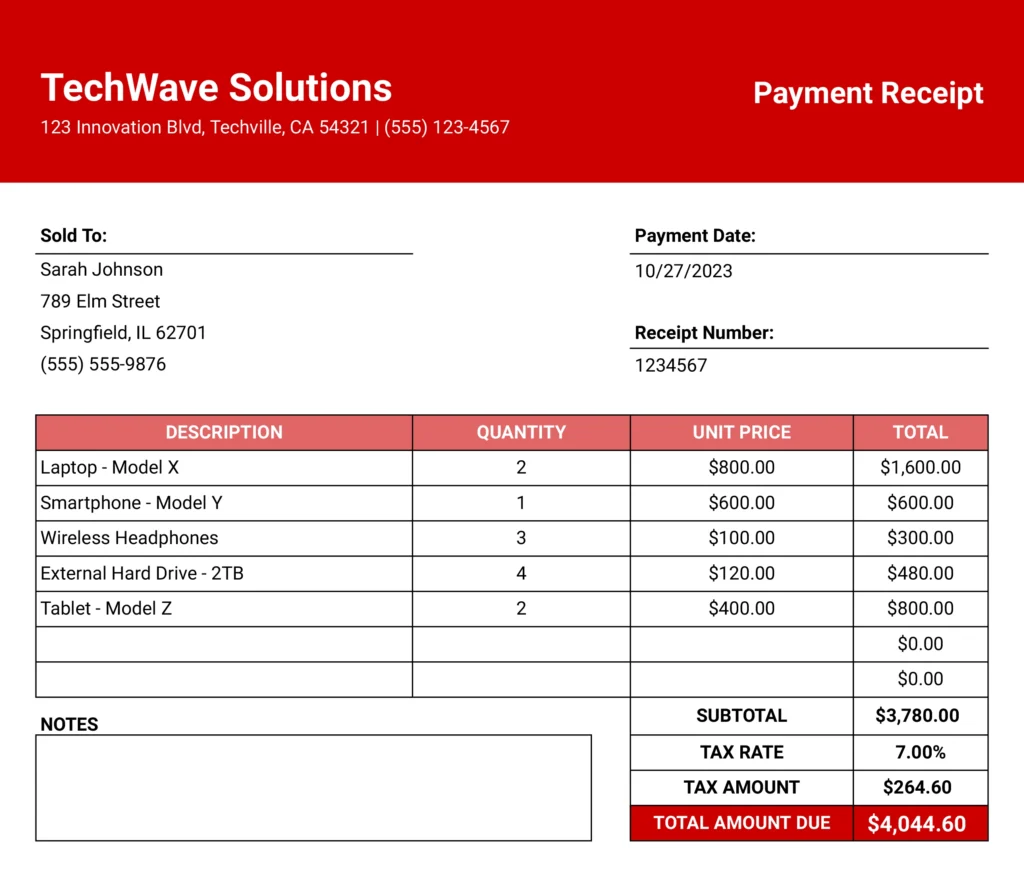
#> input picture payment-receipt-template-1024x883.webp, 1024 x 883 px
$ python -i preprocessing.py   (imports and definitions only)
#> lines starting #> are read from the running program, lines starting #| are printed output that depends on the picture
#> further down, picture is the input picture: shape (883, 1024, 3); mean B, G, R 187.2, 187.2, 233.7
from __future__ import annotations
import io
import cv2
import numpy as np
from PIL import Image

MAX_LONG_EDGE = 1280  # tuned for A10G/V100; drop to 896 on T4-class GPUs


def preprocess_for_vlm(image_bytes: bytes) -> Image.Image:
    # Load via PIL (handles webp/gif reliably; some OpenCV builds don't ship libwebp),
    # then convert to numpy for the OpenCV cleanup, then back to PIL.
    pil = Image.open(io.BytesIO(image_bytes)).convert("RGB")
    pil = _resize_pil(pil, MAX_LONG_EDGE)
    try:
        bgr = cv2.cvtColor(np.array(pil), cv2.COLOR_RGB2BGR)
        bgr = _deskew(bgr)
        bgr = _boost_contrast(bgr)
        return Image.fromarray(cv2.cvtColor(bgr, cv2.COLOR_BGR2RGB))
    except Exception:
        return pil


def _resize_pil(img: Image.Image, max_edge: int) -> Image.Image:
    w, h = img.size
    longest = max(w, h)
    if longest <= max_edge:
        return img
    scale = max_edge / longest
    return img.resize((int(w * scale), int(h * scale)), Image.LANCZOS)


def _deskew(bgr: np.ndarray) -> np.ndarray:
    gray = cv2.cvtColor(bgr, cv2.COLOR_BGR2GRAY)
    edges = cv2.Canny(gray, 50, 150, apertureSize=3)
    lines = cv2.HoughLinesP(edges, 1, np.pi / 180, threshold=120, minLineLength=80, maxLineGap=10)
    if lines is None or len(lines) == 0:
        return bgr
    angles = []
    for x1, y1, x2, y2 in lines[:, 0]:
        angle = np.degrees(np.arctan2(y2 - y1, x2 - x1))
        if -45 < angle < 45:
            angles.append(angle)
    if not angles:
        return bgr
    median_angle = float(np.median(angles))
    if abs(median_angle) < 0.5:
        return bgr
    h, w = bgr.shape[:2]
    M = cv2.getRotationMatrix2D((w / 2, h / 2), median_angle, 1.0)
    return cv2.warpAffine(bgr, M, (w, h), flags=cv2.INTER_CUBIC, borderMode=cv2.BORDER_REPLICATE)


def _boost_contrast(bgr: np.ndarray) -> np.ndarray:
    lab = cv2.cvtColor(bgr, cv2.COLOR_BGR2LAB)
#> lab: shape (883, 1024, 3); mean of channels 0, 1, 2 211.5, 143.8, 140.5
    l, a, b = cv2.split(lab)
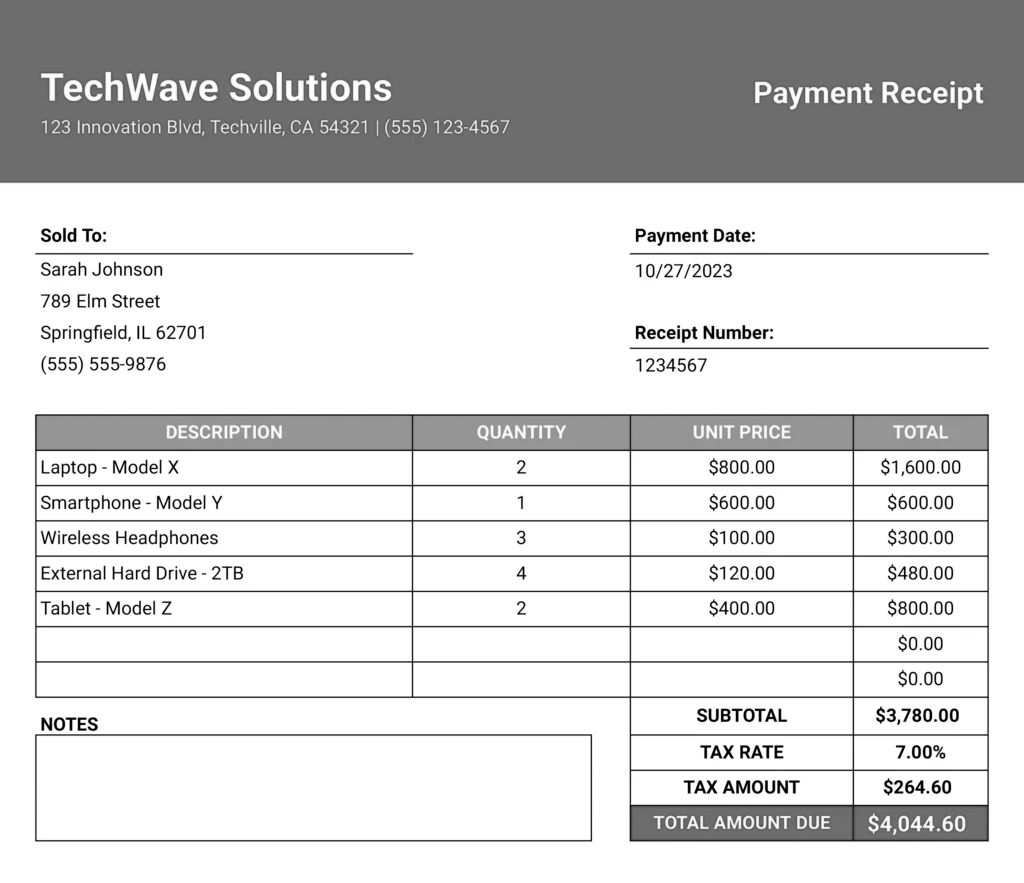
#> l: shape (883, 1024); min 0, max 255, mean 211.5
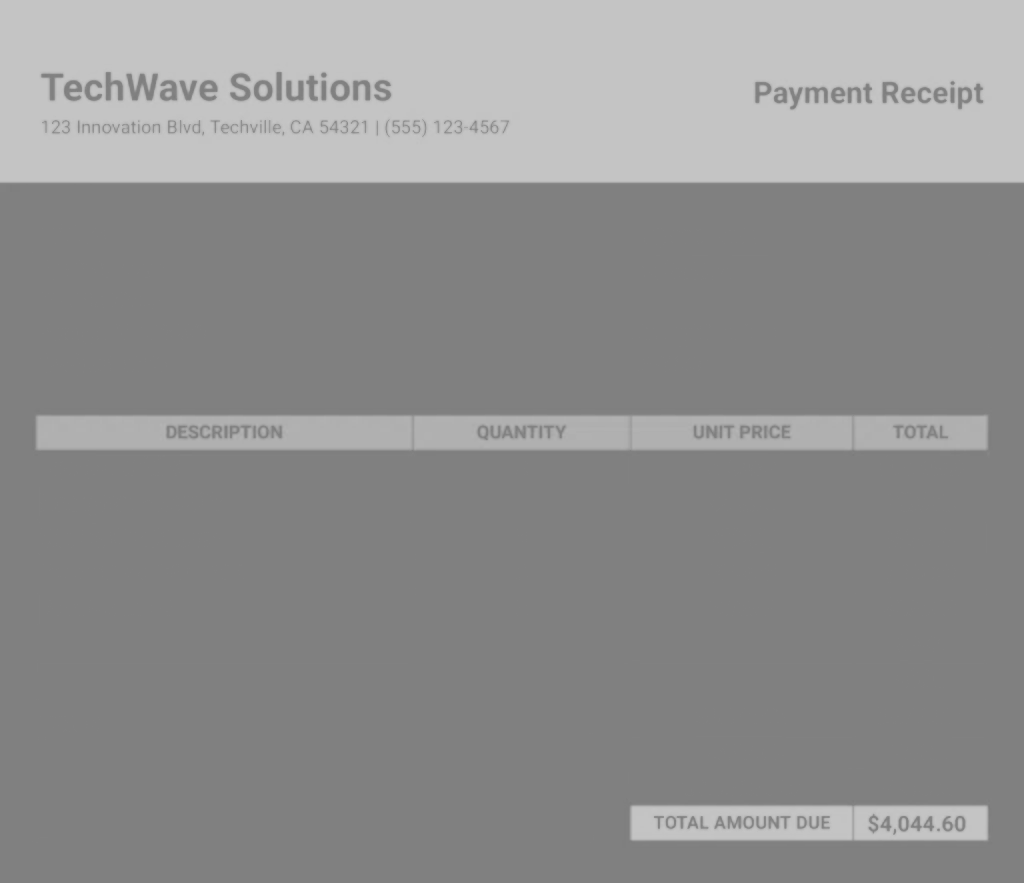
#> a: shape (883, 1024); min 124, max 198, mean 143.8
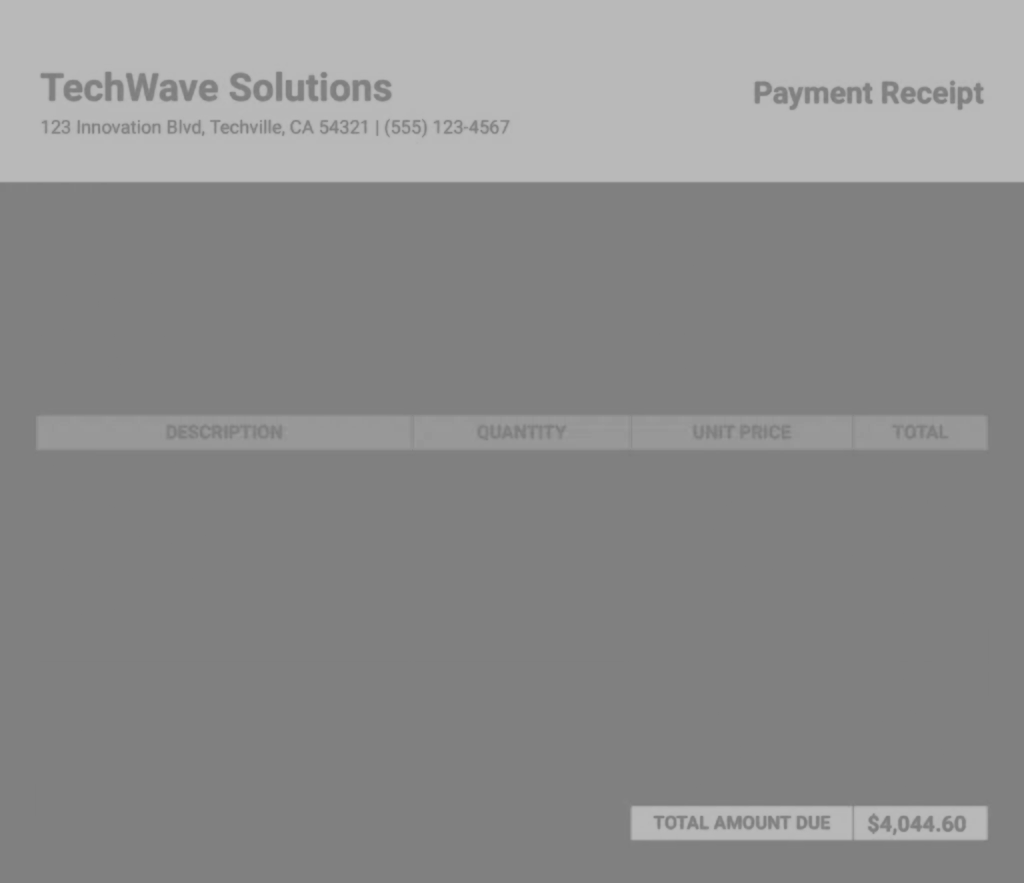
#> b: shape (883, 1024); min 123, max 187, mean 140.5
    clahe = cv2.createCLAHE(clipLimit=2.0, tileGridSize=(8, 8))
    l = clahe.apply(l)
    return cv2.cvtColor(cv2.merge((l, a, b)), cv2.COLOR_LAB2BGR)

>>> import cv2
>>> picture = cv2.imread('../payment-receipt-template-1024x883.webp')
>>> result = _boost_contrast(picture)
